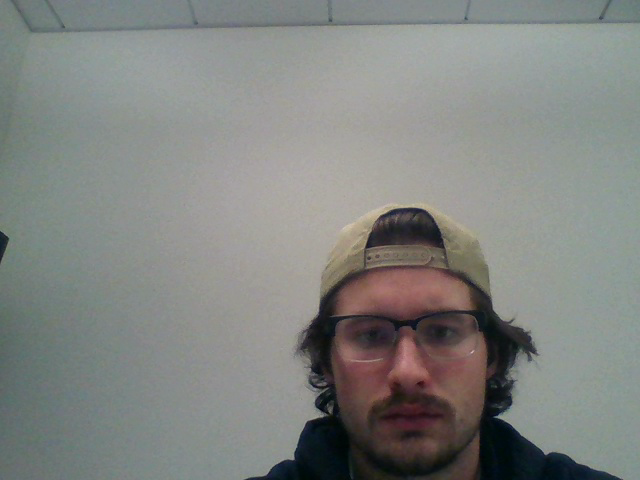
#> input picture frame 6 of output.avi, 640 x 480 px, given in place of the camera
$ python main.py
#> lines starting #> are read from the running program, lines starting #| are printed output that depends on the picture; pictures that were not available may be replaced by others from this repository, and a replacement may not be noted
### animation.py
from PIL import Image
import numpy as np
import cv2
import time
import pathlib

class Character:
    def __init__(self,character):
        self.character = character
        self.asset = self.character['asset']
        self.filename = self.character['filename']
        self.filecount = self.character['filecount']
        self.layout = self.character['layout']
        self.position = self.character['position']
        self.spritesheet = []

        # Generate Spriesheets
        for i in range(self.filecount):
            self.spritesheet.append(Spritesheet(self.filename[i], self.layout[i]))

    # [8 lines left out: function draw, not called in this run]

class Spritesheet:
    def __init__(self,filename,layout = (1,1)):
        #print(str(pathlib.Path(__file__).parent.resolve()) + '/' + filename)
        self.sheet = Image.open(str(pathlib.Path(__file__).parent.resolve()) + '/' + filename)

        self.coords = (0,0)
        self.cols = layout[0]
        self.rows = layout[1]
        self.totalCellCount = self.cols * self.rows

        self.rect = self.sheet.size
        w = self.cellWidth = self.rect[0] // self.cols
        h = self.cellHeight = self.rect[1] // self.rows
        hw, hh = self.cellCenter = (w // 2, h // 2)

        self.cells = list([(i % self.cols * w, int(i / self.cols) * h, i % self.cols * w + w, int(i / self.cols) * h + h) for i in range(self.totalCellCount)])
        self.handle = list([
            (0, 0), (-hw, 0), (-w, 0),
            (0, -hh), (-hw, -hh), (-w, -hh),
            (0, -h), (-hw, -h), (-w, -h)])

    def draw(self,surface,coords = (0,0),cellIndex = 0):
        layer = self.sheet.crop(self.cells[cellIndex])
        surface.paste(layer,coords,mask = layer)

def init_Character():
    head = (11,-1)
    dict = {
        'filecount': 6,
        'asset': [
            'Head',
            'Mouth',
            'Eye',
            'Pupil',
            'Hair',
            'Body'
        ],
        'filename': [
            'Assets/Cypher-Head.png',
            'Assets/LipSyncMouths.png',
            'Assets/Eye-Position.png',
            'Assets/Blinking-Animation.png',
            'Assets/Cypher-Hair.png',
            'Assets/Body-Position.png'
        ],
        'layout': [
            (1, 1),
            (13, 1),
            (12, 3),
            (6,3),
            (1,1),
            (11,1)
        ],
        'position': [
            (head[0]+0,head[1]+0),
            (head[0]+13,head[1]+22),
            (head[0]+8,head[1]+12),
            (head[0]+9,head[1]+12),
            (head[0]+0,head[1]+0),
            (0,0)
        ]
    }
    return dict

# [12 lines left out: functions convert_opencv, generate_frame, not called in this run]

def get_pupil_pos(quadrent):
    quadrent_conversion = [5,3,7,1,0,2]
    return quadrent_conversion[quadrent]

# [18 lines of commented-out code are left out]

### main.py
import cv2
import numpy as np
import sys, os, time
from PIL import Image
from animation import Character, init_Character, get_pupil_pos, generate_frame

save_videos = True
save_images = False # Only use briefly since it rewrites images every frame
display_steps = True

# https://stackoverflow.com/questions/56905592/automatic-contrast-and-brightness-adjustment-of-a-color-photo-of-a-sheet-of-pape/56909036
# Automatic brightness and contrast optimization with optional histogram clipping
# [215 lines left out: functions automatic_brightness_and_contrast, detectEyes, binaryMorphology, findTargets, classifyPupil, crop2Face and 2 more, not called in this run]

def main():
    # Initialize paths for haarcascade detection
    face_path = os.path.join(sys.path[0], "data/haarcascade_frontalface_default.xml")
    face_detector = cv2.CascadeClassifier(face_path)
    eye_path = os.path.join(sys.path[0], "data/haarcascade_eye.xml")
    eye_detector = cv2.CascadeClassifier(eye_path)

    # camera to videocapture from webcam
    camera = cv2.VideoCapture(0)
    got_image, bgr_image = camera.read()
#> bgr_image is the input picture: shape (480, 640, 3); mean B, G, R 128.8, 132.1, 129.6
    use_delay = False
    # if no webcam detected (also maybe add command line option) then use video input instead
    if not got_image:
        camera = cv2.VideoCapture("output.avi")
        use_delay = True

    got_image, bgr_image = camera.read()
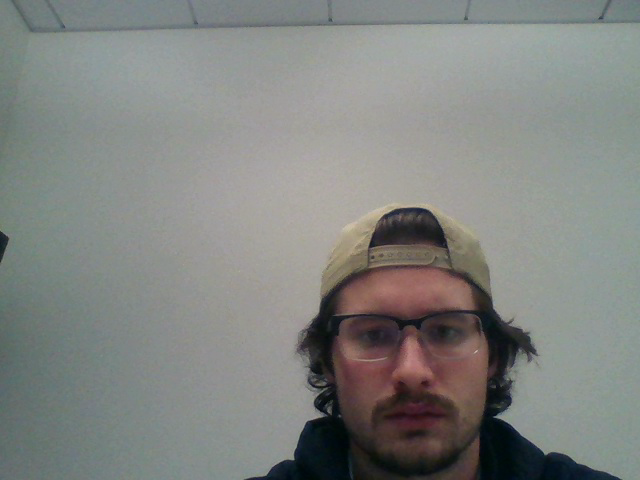
#> input picture frame 7 of output.avi, 640 x 480 px, given in place of the camera
#> bgr_image is the input picture: shape (480, 640, 3); mean B, G, R 128.8, 132.1, 129.6
    image_height, image_width, _ = bgr_image.shape
#> image_height = 480; image_width = 640

    # for creating images for demo
    if save_videos:
        fourcc = cv2.VideoWriter_fourcc('X', 'V', 'I', 'D')
        video_path = os.path.join(sys.path[0], "face.avi")
        face_videoWriter = cv2.VideoWriter(video_path, fourcc=fourcc, fps=10.0,
                                    frameSize=(image_width, image_height))

        fourcc = cv2.VideoWriter_fourcc('X', 'V', 'I', 'D')
        video_path = os.path.join(sys.path[0], "reye.avi")
        reye_videoWriter = cv2.VideoWriter(video_path, fourcc=fourcc, fps=10.0,
                                    frameSize=(image_width, image_height))

        fourcc = cv2.VideoWriter_fourcc('X', 'V', 'I', 'D')
        video_path = os.path.join(sys.path[0], "leye.avi")
        leye_videoWriter = cv2.VideoWriter(video_path, fourcc=fourcc, fps=10.0,
                                    frameSize=(image_width, image_height))

        fourcc = cv2.VideoWriter_fourcc('X', 'V', 'I', 'D')
        video_path = os.path.join(sys.path[0], "breye.avi")
        breye_videoWriter = cv2.VideoWriter(video_path, fourcc=fourcc, fps=10.0,
                                    frameSize=(image_width, image_height))

        fourcc = cv2.VideoWriter_fourcc('X', 'V', 'I', 'D')
        video_path = os.path.join(sys.path[0], "bleye.avi")
        bleye_videoWriter = cv2.VideoWriter(video_path, fourcc=fourcc, fps=10.0,
                                    frameSize=(image_width, image_height))

        fourcc = cv2.VideoWriter_fourcc('X', 'V', 'I', 'D')
        video_path = os.path.join(sys.path[0], "character.avi")
        character_videoWriter = cv2.VideoWriter(video_path, fourcc=fourcc, fps=10.0,
                                    frameSize=(int(image_width/2), image_height))

    # create character object and variables for drawing the character
    c = Character(init_Character())
#> the loop in __init__, `for i in range(self.filecount):` made 4 passes
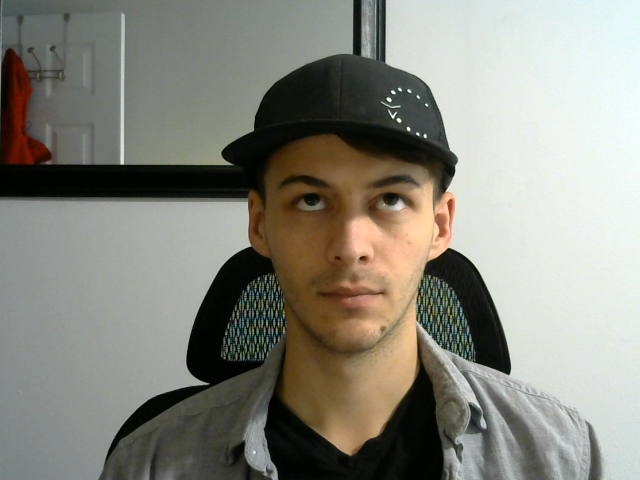
#> input picture Images/full.png, 640 x 480 px, given in place of Cypher-Head.png, which was not available
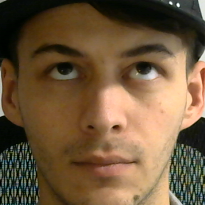
#> input picture Images/cropped_face.png, 205 x 205 px, given in place of LipSyncMouths.png, which was not available
    scale = 10 # scale of character image (and encapsulating window) drawn
    # max values: 0, 13,36,7, 0, 11
    attributes = [0, 0, 0, 0, 0, 0]
    images = []

    last_face = None
    last_eye = 4
    while True:
        got_image, bgr_image = camera.read()
        if not got_image:
            sys.exit()


        cv2.imshow("camera feed", bgr_image) # window for camera feed
        if save_images:
            impath= os.path.join(sys.path[0], "Images/full.png")
            cv2.imwrite(impath, bgr_image)

        face_image, faces = crop2Face(bgr_image, face_detector)
        if face_image is not None and faces is not None:
            if display_steps:
                cv2.imshow("face image", face_image) # window for cropped face
            if save_images:
                impath= os.path.join(sys.path[0], "Images/cropped_face.png")
                cv2.imwrite(impath, face_image)
            gray_image = cv2.cvtColor(face_image, cv2.COLOR_BGR2GRAY)
            eyes, eye_image = detectEyes(gray_image, eye_detector, draw=False)
            right_eye, left_eye = crop2Eyes(face_image, eyes)

            if save_images:
                impath= os.path.join(sys.path[0], "Images/left_eye.png")
                cv2.imwrite(impath, left_eye)

            try:
                right_eye = cv2.resize(right_eye, (image_width, image_height), interpolation= cv2.INTER_CUBIC)
                left_eye = cv2.resize(left_eye, (image_width, image_height), interpolation= cv2.INTER_CUBIC)
            except Exception:
                print(Exception)
                print("could not upscale eye images")
                continue

            # # windows for eyes
            if display_steps:
                cv2.imshow("left eye", left_eye)
                cv2.imshow("right eye", right_eye)
            if save_images:
                temp_left = cv2.cvtColor(left_eye, cv2.COLOR_BGR2GRAY)
                impath= os.path.join(sys.path[0], "Images/left_eye_upscale.png")
                cv2.imwrite(impath, temp_left)

            # if both eyes are detected
            if right_eye is not None and left_eye is not None:
                # for creating demo videos
                if save_videos:
                    face_image = cv2.resize(face_image, (image_width, image_height), interpolation= cv2.INTER_CUBIC) # upscale face image
                    face_videoWriter.write(face_image)

                n = 8
                kernel = np.ones((n, n), np.uint8)
                # compute the binary images and perform morphology
                binaryRight = adaptiveMorphology(right_eye, kernel)
                binaryLeft = adaptiveMorphology(left_eye, kernel)

                if display_steps:
                    cv2.imshow("morph left eye", binaryLeft) # window for binary eye
                    cv2.imshow("morph right eye", binaryRight) # window for binary eye
                bleye_img = cv2.cvtColor(binaryLeft, cv2.COLOR_GRAY2BGR)
                breye_img = cv2.cvtColor(binaryRight, cv2.COLOR_GRAY2BGR)
                if save_videos:
                    bleye_videoWriter.write(bleye_img) # for creating demo videos
                    breye_videoWriter.write(breye_img) # for creating demo videos
                if save_images:
                    impath= os.path.join(sys.path[0], "Images/left_eye_morphology.png")
                    cv2.imwrite(impath, bleye_img)

                # compute where the connected components are
                rightWhite = cv2.connectedComponentsWithStats(binaryRight, connectivity=8)
                leftWhite = cv2.connectedComponentsWithStats(binaryLeft, connectivity=8)
                numLeft, numRight = rightWhite[0], leftWhite[0]

                # compute where two points match within a given threshold and return them as a possible target
                possibleRightTarget = findTargets(rightWhite, threshold=2.0)
                possibleLeftTarget = findTargets(leftWhite, threshold=2.0)


                eye_sect, right_eye, left_eye = classifyPupil(possibleRightTarget, possibleLeftTarget, right_eye, left_eye, last_eye, numLeft, numRight)
                if eye_sect is not None:
                    last_eye = eye_sect

                # pass through functions from animation.py to get frame of animation
                attributes[2] = get_pupil_pos(last_eye)
                image = generate_frame(c, scale, attributes, images)


                cv2.imshow("Character", image) # window for character animation

                if save_images:
                    impath= os.path.join(sys.path[0], "Images/character.png")
                    cv2.imwrite(impath, image)

                if display_steps:
                    cv2.imshow("testR", right_eye) # window for right color right eye with drawn regions
                    cv2.imshow("testL", left_eye) # window for left color left eye with drawn regions
                if save_videos:
                    leye_videoWriter.write(left_eye) # for creating demo videos
                    reye_videoWriter.write(right_eye) # for creating demo videos
                if save_images:
                    impath= os.path.join(sys.path[0], "Images/left_eye_regions.png")
                    cv2.imwrite(impath, left_eye)


                # character animation demo video
                if save_videos:
                    image = cv2.resize(image, (int(image_width/2), image_height), interpolation= cv2.INTER_CUBIC)
                    character_videoWriter.write(image)

            cv2.waitKey(0)
            # [8 lines of commented-out code are left out]

    print("all done")
    if save_videos:
        face_videoWriter.release()
        reye_videoWriter.release()
        leye_videoWriter.release()
        breye_videoWriter.release()
        bleye_videoWriter.release()
        character_videoWriter.release()


if __name__ == "__main__":
#> (the run stopped early here; a loop or call above may not have finished)

$ run again, starting later in the video
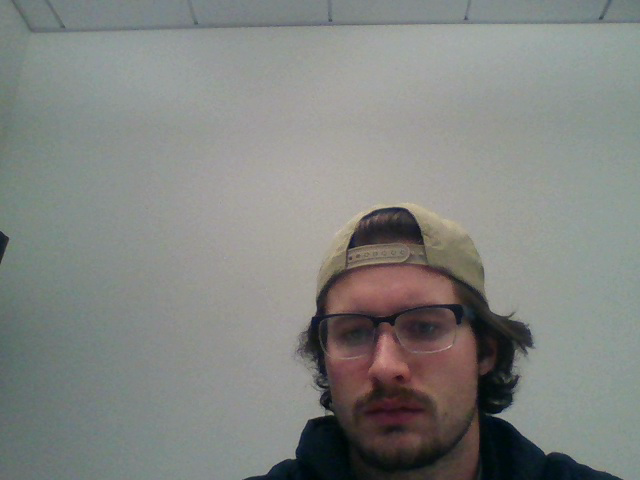
#> input picture frame 29 of output.avi, 640 x 480 px, given in place of the camera
#> in main, bgr_image is the input picture: shape (480, 640, 3); mean B, G, R 128.8, 132, 129.7
#> the loop in __init__, `for i in range(self.filecount):` made 4 passes
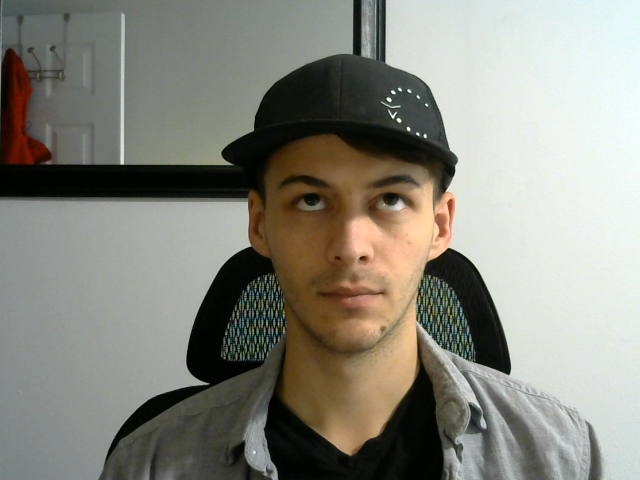
#> input picture Images/full.png, 640 x 480 px, given in place of Cypher-Head.png, which was not available
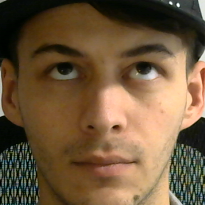
#> input picture Images/cropped_face.png, 205 x 205 px, given in place of LipSyncMouths.png, which was not available

$ run again, starting later in the video
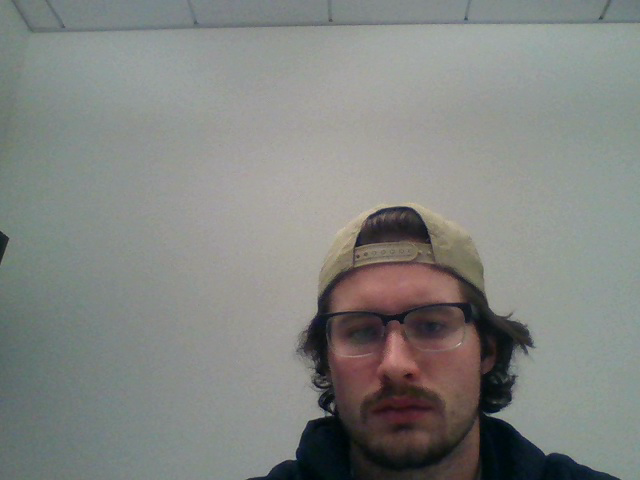
#> input picture frame 52 of output.avi, 640 x 480 px, given in place of the camera
#> in main, bgr_image is the input picture: shape (480, 640, 3); mean B, G, R 128.9, 132.2, 129.9
#> the loop in __init__, `for i in range(self.filecount):` made 4 passes
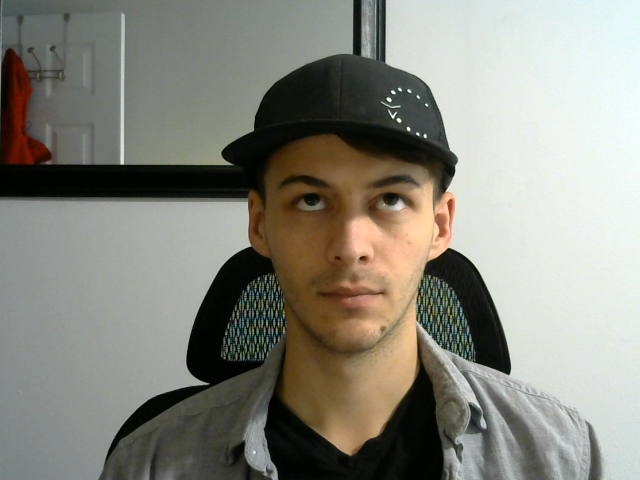
#> input picture Images/full.png, 640 x 480 px, given in place of Cypher-Head.png, which was not available
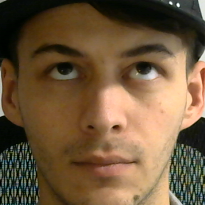
#> input picture Images/cropped_face.png, 205 x 205 px, given in place of LipSyncMouths.png, which was not available
